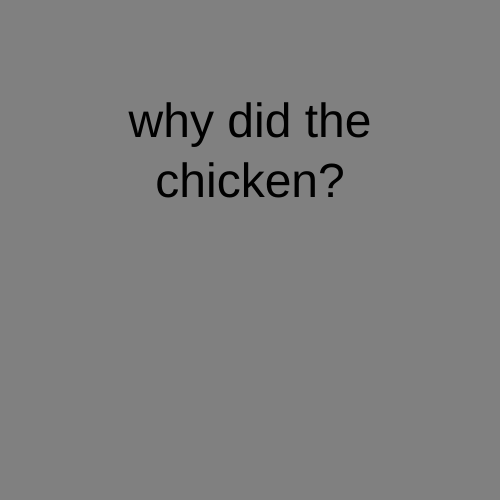
Frame 1 (no input)
Frame 60 (no input): identical to frame 1, image omitted
Frame 120 (the mouse pressed at the canvas centre since frame 60): identical to frame 1, image omitted

The p5.js sketch that drew this single still picture (run headless with seeded random() and noise() and a simulated clock; from frame 60 on, the mouse is pressed at the canvas centre):

// p5.js sketch
// ── sketch.js
let myState = 0;

function setup() {
  createCanvas(500, 500);
  textAlign(CENTER) ;
  rectMode(CENTER) ;
}

function draw() {

  switch (myState) {
    case 0:
    background('grey') ;
    fill('black') ;
    textSize(48) ;
    text("why did the chicken?", width/2, height/2, 400, 300) ;
    break ;

    case 1:
    background('yellow') ;
    fill('black') ;
    textSize(48) ;
    text("because", width/2, height/2, 400, 300) ;
    break ;

  }
}

function mouseReleased(){
  // myState++ ;
  // if (myState > 1) myState = 0 ;
  myState = (myState + 1) % 2 ;
}
